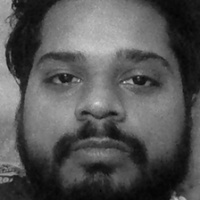
#> input picture dataset/user1.jpg, 200 x 200 px, found by its file name
$ python face2.py
#> lines starting #> are read from the running program, lines starting #| are printed output that depends on the picture; after the words box and inside, x2 and y2 are one past the last pixel; in counts of white or black regions, pixels touching at a corner belong together
import cv2
import numpy as np
from os import listdir
from os.path import isfile, join

data_path = 'C:/open cv programs/face recognizition/dataset/'
onlyfiles = [f for f in listdir(data_path) if isfile(join(data_path,f))]

Training_Data, Labels = [], []

for i, files in enumerate(onlyfiles):
    image_path = data_path + onlyfiles[i]
    images = cv2.imread(image_path, cv2.IMREAD_GRAYSCALE)
#> images is the input picture: shape (200, 200); min 3, max 222, mean 84.8
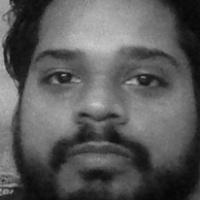
#> input picture dataset/user12.jpg, 200 x 200 px, given in place of the camera
#> further down, frame is the input picture: shape (200, 200, 3); min 5, max 202, mean 90.2
    Training_Data.append(np.asarray(images, dtype=np.uint8))
    Labels.append(i)


Labels = np.asarray(Labels, dtype=np.int32)


model=cv2.face.LBPHFaceRecognizer_create()

model.train(np.asarray(Training_Data), np.asarray(Labels))

print("Model Training Complete!!!!!")

face_classifier = cv2.CascadeClassifier('haarcascade_frontalface_default.xml')

def face_detector(img, size = 0.5):
#> called with size = 0.5
    gray = cv2.cvtColor(img, cv2.COLOR_BGR2GRAY)
    faces = face_classifier.detectMultiScale(gray,1.3,5)
#> faces = [[14, 14, 174, 174]]

    if faces is():
        return img,[]

    for(x,y,w,h) in faces:
        cv2.rectangle(img, (x,y),(x+w,y+h),(0,255,255),2)
        roi = img[y:y+h, x:x+w]
        roi = cv2.resize(roi, (200,200))
#> this loop made 1 pass
#> pass 1, in face_detector, `roi = img[y:y+h, x:x+w]`:
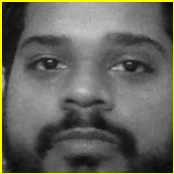
#> roi: shape (174, 174, 3); mean B, G, R 92.8, 101.5, 101.5
#> after the loop:
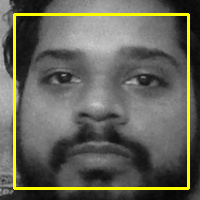
#> img: shape (200, 200, 3); 5.21% of pixels changed, all inside (x1, y1, x2, y2) = (13, 13, 190, 190)

    return img,roi

cap = cv2.VideoCapture(0)
while True:

    ret, frame = cap.read()

    image, face = face_detector(frame)

    try:
        face = cv2.cvtColor(face, cv2.COLOR_BGR2GRAY)
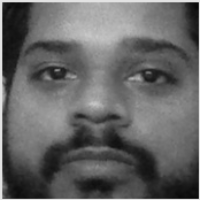
#> face: shape (200, 200); min 7, max 226, mean 100.5
        result = model.predict(face)
#> result = (3, 38.5)

        if result[1] < 500:
            confidence = int(100*(1-(result[1])/300))
#> confidence = 87
            display_string = str(confidence)+'% Confidence it is user'
#> display_string = '87% Confidence it is user'


        if confidence > 75:
            cv2.putText(image, "Unlocked", (250, 450), cv2.FONT_HERSHEY_COMPLEX, 1, (0, 255, 0), 2)
            cv2.imshow('Face Cropper', image)

        else:
            cv2.putText(image, "Locked", (250, 450), cv2.FONT_HERSHEY_COMPLEX, 1, (0, 0, 255), 2)
            cv2.imshow('Face Cropper', image)


    except:
        cv2.putText(image, "Face Not Found", (250, 450), cv2.FONT_HERSHEY_COMPLEX, 1, (255, 0, 0), 2)
        cv2.imshow('Face Cropper', image)
        pass

    if cv2.waitKey(1)==13:
#> (key Esc is pressed here)
        break


cap.release()
cv2.destroyAllWindows()
